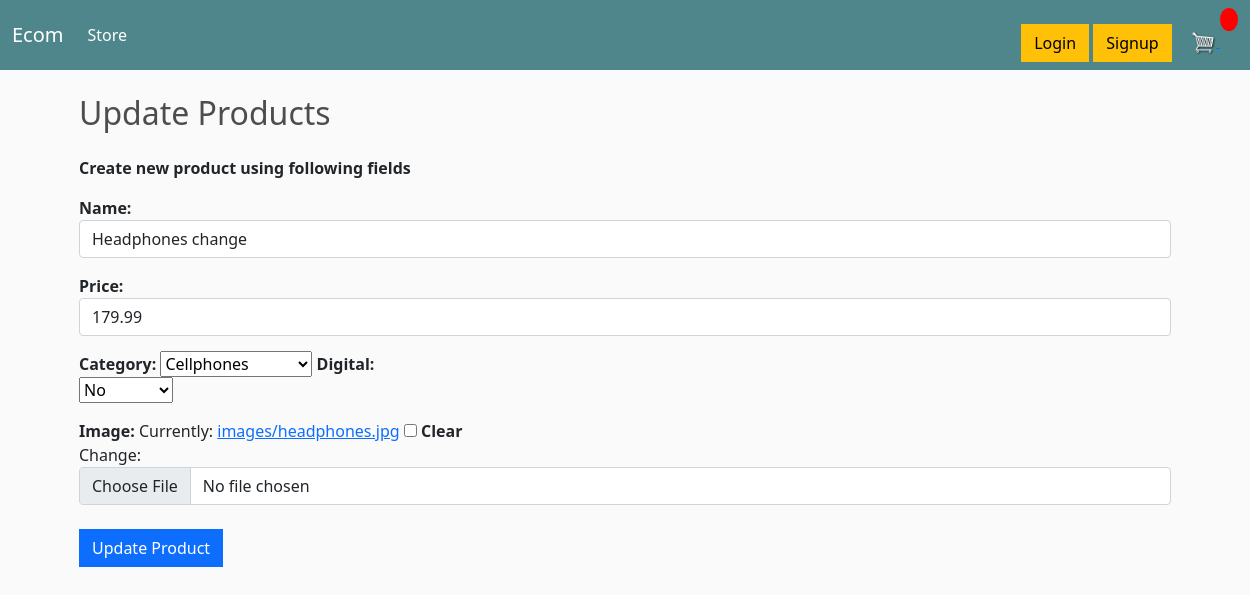
Page /update_products/2 on the committed database.
### store/models.py (models this page shows, shortened)
class Product(models.Model):
    name = models.CharField(max_length=200, null=True)
    price = models.DecimalField(max_digits=7, decimal_places=2)
    category = models.ForeignKey(Category, on_delete=models.CASCADE, null=True)
    digital = models.BooleanField(default=False, null=True, blank=False)
    image = models.ImageField(blank=True, null=True, upload_to='images/')

class Category(models.Model):
    name = models.CharField(max_length=80)
    def __str__(self):
        return self.name

### store/views.py (the view)
# urls.py: path('update_products/<str:pk>', views.UpdateProduct.as_view(), name='update_products'),
class UpdateProduct(UpdateView):
    model = Product
    template_name = 'products/update_products.html'
    success_url = reverse_lazy('products')
    fields = ('name', 'price', 'category', 'digital', 'image')

### store/templates/products/update_products.html (shortened to what this page needs)
{% extends 'store/main.html' %}
{% block content %}
<div class="container mb-5">
    <h2>Update Products</h2>
    <form action="" method='POST' enctype="multipart/form-data">{% csrf_token %}
        <label>Create new product using following fields</label>
        <br>
        {{ form }}
        <br>
        <input type="submit" name="update" value="Update Product" class="btn btn-primary mb-3">
    </form>
</div>
{% endblock content %}

### static/css/main.css (style rules this page uses)
body { background-color: hsl(0, 0%, 98%); }
h1,h2,h3,h4,h5,h6 { color:hsl(0, 0%, 30%); }
.btn { border-radius: 0; }

### store/templates/products/update_products.html (style rules this page uses)
label { font-weight: 630; margin-top: 1rem; margin-bottom: 0px !important; }
#id_digital { margin-right: 100% !important; }
#id_image { display: flex !important; }

### rows in the picture
Product: name "Headphones change", price "179.99", category "Cellphones", digital "No"
